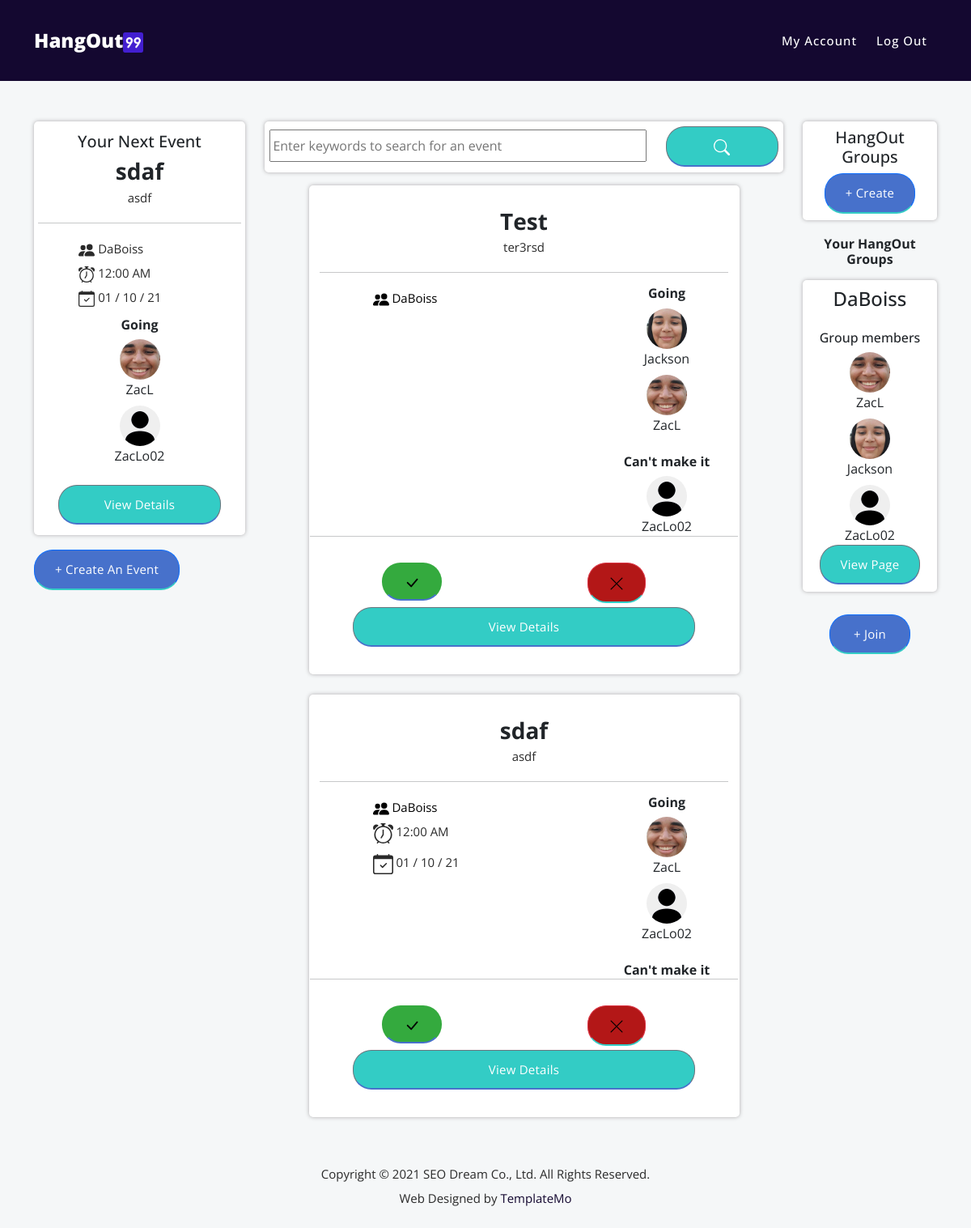
/event/explore (signed in), run on the app's committed database.
### main/models.py (models this page shows, shortened)
class Event(db.Model):
    __tablename__ = "events"
    ID = db.Column(db.Integer, primary_key = True, nullable = False, autoincrement=True)
    Creator_ID = db.Column(db.Integer, nullable = False)
    Name = db.Column(db.String(256), nullable = False)
    Description = db.Column(db.String(256), nullable = False)
    DateTime = db.Column(db.DateTime, nullable = True)
    Location = db.Column(db.String(256), nullable = True)
    Link = db.Column(db.String(256), nullable = True)
    Users = db.relationship("User", secondary=interested_event, backref="event")
    UnavailableUsers = db.relationship("User", secondary=unavailable_event, backref="unavailableEvent")
    Comments = db.relationship("Comment", backref="Event")
    Photos = db.relationship("Photo", backref="Event")
    Hangout_ID = db.Column(db.String(256), db.ForeignKey('hangoutgroups.Name'))

class User(db.Model):
    __tablename__ = "users"
    ProfilePic = db.Column(db.String(256), nullable = False)
    ID = db.Column(db.Integer, primary_key = True, nullable = False, autoincrement=True)
    Email = db.Column(db.String(256), nullable = False)
    Username = db.Column(db.String(256), unique = True, nullable = False)
    Password = db.Column(db.String(256), nullable = False)
    IsValidated = db.Column(db.Boolean, nullable = False)

class HangOutGroup(db.Model):
    __tablename__ = "hangoutgroups"
    ID = db.Column(db.Integer, primary_key = True, nullable = False, autoincrement=True)
    Creator_ID = db.Column(db.Integer, nullable = False)
    JoinLink = db.Column(db.String(256), nullable = False, unique = True)
    Pin = db.Column(db.Integer, nullable = True)
    Name = db.Column(db.String(256), nullable = False, unique = True)
    Users = db.relationship("User", secondary=user_identifier, backref="hangoutgroup")
    Events = db.relationship('Event', backref='hangoutgroup')

### main/event.py (the view)
@eventbp.route('/explore')
@login_required
def explore():
    event_dates = []
    for event in current_user.event:
        if event.DateTime is None:
            continue
        event_dates.append( event.DateTime )
    latest_event = None
    try:
        latest_date = min(event_dates)
        latest_event = Event.query.filter_by(DateTime = latest_date).first()
    except:
        pass
    return render_template('feed.html', latest_event = latest_event)

### main/routes.py (called while the page is built)
@login_manager.user_loader
def load_user(id):
    return User.query.filter_by(ID = id).first()

### main/templates/feed.html (shortened to what this page needs)
{% extends "template.html" %}
{% block body %}
    <div class="container">
        <div class="row">
            <div class="col-lg-3">
                {% if latest_event == None %}
                <div class="upcomingEvent">
                    <h5>You have no upcoming events</h5>
                </div>
                {% else %}
                <div class="upcomingEvent">
                    <h5>Your Next Event</h5>
                    <h3 class="mt-2"><strong>{{latest_event.Name}}</strong></h3>
                    <p>{{latest_event.Description}}</p>
                    <hr>
                    <div class="details">
                        <p>   {{ latest_event.Hangout_ID }}
                        </p>
                        <p> {{latest_event.DateTime.strftime('%I:%M %p')}}</p>
                        <p> {{latest_event.DateTime.strftime('%d / %m / %y')}}</p>
                    </div>
                    {% if latest_event.Users | length != 0 %}
                    <h6><strong>Going</strong></h6>
                    <ul>
                        {% for user in latest_event.Users %}
                        <li> <img class="mt-2" src="{{user.ProfilePic}}" height="50px" style="width:50px; border-radius:50px;" alt=""> <br>{{user.Username}}</li>
                        {% endfor %}
                    </ul>
                    {% endif %}
                    <br>
                    <a href="{{ url_for('event.event', id = latest_event.ID) }}" style="margin: auto; width:80%;" class="btn btn-secondary">View details</a>
                </div>
                {% endif %}
                <a href="{{ url_for('event.create') }}" class="btn btn-primary mb-4 mt-2">+ Create an event</a>
            </div>
            <div class="col-lg-7">
                <div class="search-event">
                    <div class="row">
                        <div class="col-9"><input placeholder="Enter keywords to search for an event" class="mt-1" style=" min-width:100px;width: 100%; height: 40px;"> </div>
                        <div id="search-button" class="col-3"><a style="width:100%;" class="btn btn-secondary">
                        </a></div>
                    </div>
                </div>
                <div class="row mt-3">
                    {% for group in current_user.hangoutgroup %}
                    {% for event in group.Events %}
                    <div class="event-obj">
                        <h3 class="mt-2"><strong>{{event.Name}}</strong></h3>
                        <p>{{event.Description}}</p>
                        <hr>
                        <div class="row">
                            <div class="col-8">
                                <div class="details">
                                    <p><a style="color: black;" href="{{ url_for('hangout.view', id = group.ID) }}">   {{ event.Hangout_ID }} </a>
                                    </p>
                                    {% if event.DateTime %}
                                    <p class="mb-2"> {{event.DateTime.strftime('%I:%M %p')}}</p>
                                    <p class="mb-2"> {{event.DateTime.strftime('%d / %m / %y')}}</p>
                                    {% endif %}
                                </div>
                            </div>
                            <div class="col-4">
                                <div id="event-{{event.ID}}">
                                    <ul class="interested">
                                        <h6><strong>Going</strong></h6>
                                        {% for user in event.Users %}
                                        <li><img class="mt-2" src="{{user.ProfilePic}}" height="50px" style="width:50px; border-radius:50px;" alt=""><br>{{user.Username}}</li>
                                        {% endfor %}
                                    </ul>
                                    <br>
                                    <ul class="uninterested">
                                        <h6> <strong> Can't make it </strong></h6>
                                        {% for user in event.UnavailableUsers %}
                                        <li><img class="mt-2" src="{{user.ProfilePic}}" height="50px" style="width:50px; border-radius:50px;" alt=""><br>{{user.Username}}</li>
                                        {% endfor %}
                                    </ul>
                                </div>
                            </div>
                            <hr>
                            <div class="row mt-3">
                                <div class="col-6">
                                    <button id="eventAvailable{{event.ID}}" class="btn btn-success">
                                      </button>
                                </div>
                                <div class="col-6">
                                    <button id="eventUnavailable{{event.ID}}" class="btn btn-danger">
                                      </button>
                                </div>
                            </div>
                            <a href="{{ url_for('event.event', id = event.ID) }}" style="margin: auto; width:80%; margin-top:1%;" class="btn btn-secondary">View details</a>
                        </div>
                    </div>
                    {% endfor %}
                    {% endfor %}
                </div>
            </div>
            <div class="col-lg-2" style="text-align:center;"  >
                <div class="hangoutGroups">
                    <h5>HangOut Groups</h5>
                    <a href="{{ url_for('hangout.create') }}" class="btn btn-primary mt-2"> + Create</a>
                </div>
                {% if current_user.hangoutgroup != [] %}
                <h6 class="mb-3"><strong>Your HangOut Groups</strong></h6>
                {% for group in current_user.hangoutgroup %}
                <div class="hangoutGroups">
                    <h4>{{group.Name}}</h4><br>
                    <h6>Group members</h6>
                    <ul>
                        {% for user in group.Users %}
                        <li> <img class="mt-2" src="{{user.ProfilePic}}" height="50px" style="width:50px; border-radius:50px;" alt=""> <br>{{user.Username}}</li>
                        {% endfor %}
                    </ul>
                    <a href="{{url_for('hangout.view', id=group.ID)}}" class="btn btn-secondary">View page</a>
                </div>
                {% endfor %}
                {% else %}
                <h5>You aren't in any HangOut groups!</h5>
                {% endif %}
                <a class="btn btn-primary mt-2" style="width: 100px;" href="{{url_for('hangout.join')}}"> + Join</a>
            </div>
        </div>
    </div>
{% endblock %}

### main/static/assets/css/index.css (style rules this page uses)
html, body, div, span, applet, object, iframe, h1, h2, h3, h4, h5, h6, p, blockquote, div pre, a, abbr, acronym, address, big, cite, code, del, dfn, em, font, img, ins, kbd, q, s, samp, small, strike, strong, sub, sup, tt, var, b, u, i, center, dl, dt, dd, ol, ul, li, figure, header, nav, section, article, aside, footer, figcaption { margin: 0; padding: 0; border: 0; outline: 0; }
ul, li { padding: 0; margin: 0; list-style: none; }
* { box-sizing: border-box; }
html, body { font-family: 'Open Sans', sans-serif; font-weight: 400; background-color: #140830; -ms-text-size-adjust: 100%; -webkit-font-smoothing: antialiased; -moz-osx-font-smoothing: grayscale; }
a { text-decoration: none !important; }
h1, h2, h3, h4, h5, h6 { margin-top: 0px; margin-bottom: 0px; }
ul { margin-bottom: 0px; }
p { font-size: 15px; line-height: 30px; color: #2a2a2a; }
img { width: 100%; overflow: hidden; }
html, body { background: #fff; font-family: 'Open Sans', sans-serif; }
html, body { background: url(../images/bg-image-site.png) no-repeat center center fixed; -webkit-background-size: cover; -moz-background-size: cover; -o-background-size: cover; background-size: cover; }
.btn-primary { display: inline-block; background-color: #4771cb; font-size: 15px; font-weight: 400; color: #fff; text-transform: capitalize; padding: 12px 25px; border-radius: 23px; letter-spacing: 0.25px; border-bottom: 2px solid #33ccc5!important; transition: all .3s; }
.btn-secondary { display: inline-block; background-color: #33ccc5; font-size: 15px; font-weight: 400; color: #fff; text-transform: capitalize; padding: 12px 25px; border-radius: 23px; letter-spacing: 0.25px; border-bottom: 2px solid #4771cb!important; transition: all .3s; }
.btn-danger { display: inline-block; background-color: #b31717; font-size: 15px; font-weight: 400; color: #fff; text-transform: capitalize; padding: 12px 25px; border-radius: 23px; letter-spacing: 0.25px; border-bottom: 2px solid #33ccc5!important; transition: all .3s; }
.btn-success { display: inline-block; background-color: rgb(52, 170, 62); font-size: 15px; font-weight: 400; color: #fff; text-transform: capitalize; padding: 10px 25px; border-radius: 23px; letter-spacing: 0.25px; border-top: 2px solid rgb(52, 170, 62)!important; border-bottom: 2px solid #4771cb!important; border-left: 2px solid rgb(52, 170, 62)!important; border-right: 2px solid rgb(52, 170, 62)!important; transition: all .3s; }

### main/templates/feed.html (style rules this page uses)
html, body { background-color: #f5f7f8; }
.upcomingEvent { text-align: center; background-color: #fff; width: 100%; border-radius: 5px; padding:2%; padding-top: 5%; padding-bottom: 5%; filter: drop-shadow(0 0 0.15rem rgb(172, 170, 172)); margin-bottom: 10px; }
.hangoutGroups { text-align: center; background-color: #fff; width: 100%; border-radius: 5px; padding:2%; padding-top: 5%; padding-bottom: 5%; filter: drop-shadow(0 0 0.15rem rgb(172, 170, 172)); margin-bottom: 20px; }
.event-obj { text-align: center; background-color: #fff; width: 80%; margin: auto; border-radius: 5px; padding:2%; padding-top: 3%; padding-bottom: 5%; filter: drop-shadow(0 0 0.15rem rgb(172, 170, 172)); margin-bottom: 25px; }
.details { text-align: left; margin: auto; width: 60%; margin-bottom: 10px; }
.search-event { text-align: center; background-color: #fff; width: 100%; border-radius: 5px; filter: drop-shadow(0 0 0.15rem rgb(172, 170, 172)); padding: 1%; margin-bottom: 10px; word-wrap: break-word }

### data on the page
Event: Name "sdaf", Description "asdf", Hangout_ID "DaBoiss", DateTime "12:00 AM", DateTime "01 / 10 / 21"
User: ProfilePic (picture), Username "ZacL"
User: ProfilePic (placeholder picture), Username "ZacLo02"
HangOutGroup: Name "DaBoiss"
Event: Name "Test", Description "ter3rsd", Hangout_ID "DaBoiss"
User: ProfilePic (picture), Username "Jackson"
